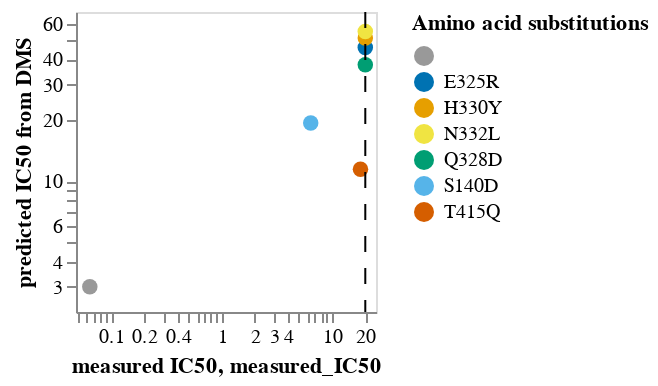
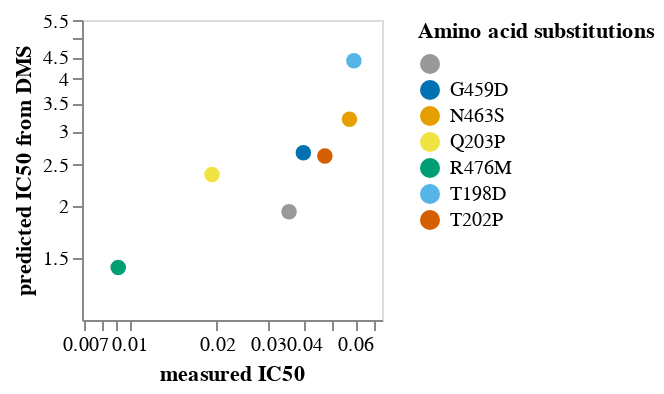
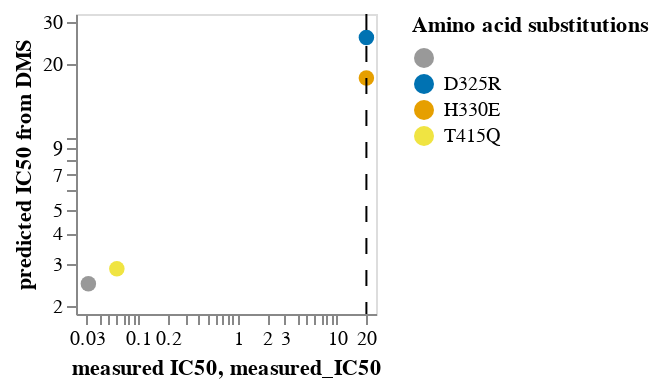
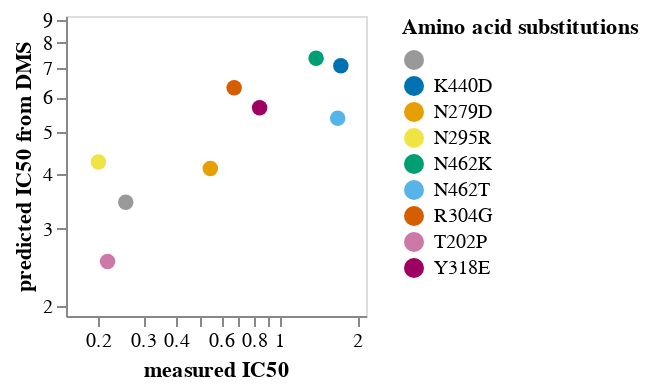

Notebook code cell kept with these figures, in order:
### Markdown cell above
Now, plot the results. We will plot the **median** across the replicate polyclonal fits to different deep mutational scanning replicates. This is an interactive plot that you can mouse over for details:

### Code cell
for virus in ["BF520", "TRO11"]:
    for antibody in ['10-1074', '3BNC117']:
        plot_data = validation_vs_prediction.query('virus==@virus').query('antibody==@antibody')
        plot_data = plot_data[~plot_data['aa_substitutions'].str.contains(" ")]
        plot_data['measured IC50'] = plot_data['measured IC50'].astype(float)
        #plot_data['measured IC80'] = plot_data['measured IC80'].astype(float)
        corr_chart = (
            alt.Chart(plot_data)
            .encode(
                x=alt.X("measured IC50", 
                        scale=alt.Scale(type="log", 
                                        nice=False,
                                       domain=(plot_data["measured IC50"].min()*.75, 
                                           plot_data["measured IC50"].max()*1.25)),
                       ),
                y=alt.Y(
                    "median_IC50",
                    title="predicted IC50 from DMS",
                    scale=alt.Scale(type="log", 
                                    nice=False,
                                   domain=(plot_data["median_IC50"].min()*.75, 
                                           plot_data["median_IC50"].max()*1.25)),
                ),
                #facet=alt.Facet("antibody", columns=4, title=None),
                color=alt.Color("aa_substitutions", 
                                title="Amino acid substitutions", 
                                scale=alt.Scale(range=figure_palette)),
                tooltip=[
                    alt.Tooltip(c, format=".3g") if validation_vs_prediction[c].dtype == float
                    else c
                    for c in validation_vs_prediction.columns.tolist()
                ],
            )
            .mark_circle(filled=True, size=60, opacity=1)
            #.configure_axis(grid=False)
            #.resolve_scale(y="independent", x="independent")
            .properties(width=150, height=150)
        )
        if antibody == "10-1074":
            line = alt.Chart(pd.DataFrame({'measured_IC50': [40]})).mark_rule(strokeDash=[8,8]).encode(x='measured_IC50')
        #elif antibody =="3BNC117":
        #    line = alt.Chart(pd.DataFrame({'measured_IC50': [4]})).mark_rule(strokeDash=[8,8]).encode(x='measured_IC50')
            (corr_chart + line).configure_axis(grid=False).display()
        else: 
            corr_chart.configure_axis(grid=False).display()

### Figure 1 — Vega-Lite specification as saved in the notebook (floating-point values rounded to 4 significant figures)
{"config": {"view": {"continuousWidth": 300, "continuousHeight": 300}, "axis": {"grid": false}}, "layer": [{"data": {"name": "data-52f2f2bf96b1960711eea6e704b72e93"}, "mark": {"type": "circle", "filled": true, "opacity": 1, "size": 60}, "encoding": {"color": {"field": "aa_substitutions", "scale": {"range": ["#999999", "#0072B2", "#E69F00", "#F0E442", "#009E73", "#56B4E9", "#D55E00", "#CC79A7", "#9F0162", "#8400CD"]}, "title": "Amino acid substitutions", "type": "nominal"}, "tooltip": [{"field": "antibody", "type": "nominal"}, {"field": "virus", "type": "nominal"}, {"field": "aa_substitutions", "type": "nominal"}, {"field": "measured IC50", "format": ".3g", "type": "quantitative"}, {"field": "measured IC80", "format": ".3g", "type": "quantitative"}, {"field": "date", "type": "nominal"}, {"field": "mean_IC50", "format": ".3g", "type": "quantitative"}, {"field": "median_IC50", "format": ".3g", "type": "quantitative"}, {"field": "std_IC50", "format": ".3g", "type": "quantitative"}, {"field": "frac_models", "format": ".3g", "type": "quantitative"}, {"field": "mean_IC80", "format": ".3g", "type": "quantitative"}, {"field": "median_IC80", "format": ".3g", "type": "quantitative"}, {"field": "std_IC80", "format": ".3g", "type": "quantitative"}, {"field": "n_models", "type": "quantitative"}, {"field": "times_seen", "format": ".3g", "type": "quantitative"}, {"field": "standard_deviation", "format": ".3g", "type": "quantitative"}], "x": {"field": "measured IC50", "scale": {"domain": [0.04812, 25.0], "nice": false, "type": "log"}, "type": "quantitative"}, "y": {"field": "median_IC50", "scale": {"domain": [2.252, 68.61], "nice": false, "type": "log"}, "title": "predicted IC50 from DMS", "type": "quantitative"}}}, {"data": {"name": "data-e88df8810552b9b0ea71e3dcf4762bf9"}, "mark": {"type": "rule", "strokeDash": [8, 8]}, "encoding": {"x": {"field": "measured_IC50", "type": "quantitative"}}}], "height": 150, "width": 150, "$schema": "https://vega.github.io/schema/vega-lite/v5.15.1.json", "datasets": {"data-52f2f2bf96b1960711eea6e704b72e93": [{"antibody": "10-1074", "virus": "BF520", "aa_substitutions": "", "measured IC50": 0.06417, "measured IC80": 0.3558, "date": "6-24", "mean_IC50": 3.76, "median_IC50": 3.002, "std_IC50": 2.944, "frac_models": 1.0, "mean_IC80": 6.17, "median_IC80": 5.205, "std_IC80": 3.923, "n_models": 4, "times_seen": null, "standard_deviation": 0.7829}, {"antibody": "10-1074", "virus": "BF520", "aa_substitutions": "E325R", "measured IC50": 20.0, "measured IC80": 20.0, "date": "6-24", "mean_IC50": 81.67, "median_IC50": 45.78, "std_IC50": 85.59, "frac_models": 1.0, "mean_IC80": 174.5, "median_IC80": 81.05, "std_IC80": 216.9, "n_models": 4, "times_seen": 5.375, "standard_deviation": 1.048}, {"antibody": "10-1074", "virus": "BF520", "aa_substitutions": "H330Y", "measured IC50": 20.0, "measured IC80": 20.0, "date": "6-24", "mean_IC50": 64.86, "median_IC50": 51.08, "std_IC50": 46.96, "frac_models": 1.0, "mean_IC80": 116.6, "median_IC80": 91.25, "std_IC80": 86.53, "n_models": 4, "times_seen": 46.83, "standard_deviation": 0.7241}, {"antibody": "10-1074", "virus": "BF520", "aa_substitutions": "N332L", "measured IC50": 20.0, "measured IC80": 20.0, "date": "6-24", "mean_IC50": 141.4, "median_IC50": 54.89, "std_IC50": 186.3, "frac_models": 1.0, "mean_IC80": 310.3, "median_IC80": 93.33, "std_IC80": 461.7, "n_models": 4, "times_seen": 5.25, "standard_deviation": 1.317}, {"antibody": "10-1074", "virus": "BF520", "aa_substitutions": "Q328D", "measured IC50": 20.0, "measured IC80": 20.0, "date": "6-24", "mean_IC50": 30.35, "median_IC50": 37.67, "std_IC50": 20.45, "frac_models": 1.0, "mean_IC80": 50.6, "median_IC80": 58.87, "std_IC80": 35.33, "n_models": 4, "times_seen": 3.5, "standard_deviation": 0.674}, {"antibody": "10-1074", "virus": "BF520", "aa_substitutions": "S140D", "measured IC50": 6.413, "measured IC80": 20.0, "date": "6-24", "mean_IC50": 17.91, "median_IC50": 19.4, "std_IC50": 4.782, "frac_models": 1.0, "mean_IC80": 33.55, "median_IC80": 33.38, "std_IC80": 14.16, "n_models": 4, "times_seen": 6.25, "standard_deviation": 0.267}, {"antibody": "10-1074", "virus": "BF520", "aa_substitutions": "T415Q", "measured IC50": 18.09, "measured IC80": 20.0, "date": "6-24", "mean_IC50": 12.3, "median_IC50": 11.44, "std_IC50": 9.92, "frac_models": 1.0, "mean_IC80": 21.1, "median_IC80": 17.47, "std_IC80": 18.48, "n_models": 4, "times_seen": 10.5, "standard_deviation": 0.8066}], "data-e88df8810552b9b0ea71e3dcf4762bf9": [{"measured_IC50": 20}]}}

### Figure 2 — Vega-Lite specification as saved in the notebook (floating-point values rounded to 4 significant figures)
{"config": {"view": {"continuousWidth": 300, "continuousHeight": 300}, "axis": {"grid": false}}, "data": {"name": "data-18bad382f70821cc61b6d94adfc69d4c"}, "mark": {"type": "circle", "filled": true, "opacity": 1, "size": 60}, "encoding": {"color": {"field": "aa_substitutions", "scale": {"range": ["#999999", "#0072B2", "#E69F00", "#F0E442", "#009E73", "#56B4E9", "#D55E00", "#CC79A7", "#9F0162", "#8400CD"]}, "title": "Amino acid substitutions", "type": "nominal"}, "tooltip": [{"field": "antibody", "type": "nominal"}, {"field": "virus", "type": "nominal"}, {"field": "aa_substitutions", "type": "nominal"}, {"field": "measured IC50", "format": ".3g", "type": "quantitative"}, {"field": "measured IC80", "format": ".3g", "type": "quantitative"}, {"field": "date", "type": "nominal"}, {"field": "mean_IC50", "format": ".3g", "type": "quantitative"}, {"field": "median_IC50", "format": ".3g", "type": "quantitative"}, {"field": "std_IC50", "format": ".3g", "type": "quantitative"}, {"field": "frac_models", "format": ".3g", "type": "quantitative"}, {"field": "mean_IC80", "format": ".3g", "type": "quantitative"}, {"field": "median_IC80", "format": ".3g", "type": "quantitative"}, {"field": "std_IC80", "format": ".3g", "type": "quantitative"}, {"field": "n_models", "type": "quantitative"}, {"field": "times_seen", "format": ".3g", "type": "quantitative"}, {"field": "standard_deviation", "format": ".3g", "type": "quantitative"}], "x": {"field": "measured IC50", "scale": {"domain": [0.006859, 0.07429], "nice": false, "type": "log"}, "type": "quantitative"}, "y": {"field": "median_IC50", "scale": {"domain": [1.069, 5.518], "nice": false, "type": "log"}, "title": "predicted IC50 from DMS", "type": "quantitative"}}, "height": 150, "width": 150, "$schema": "https://vega.github.io/schema/vega-lite/v5.15.1.json", "datasets": {"data-18bad382f70821cc61b6d94adfc69d4c": [{"antibody": "3BNC117", "virus": "BF520", "aa_substitutions": "", "measured IC50": 0.03551, "measured IC80": 0.0752, "date": "12-23", "mean_IC50": 2.183, "median_IC50": 1.933, "std_IC50": 0.6178, "frac_models": 1.0, "mean_IC80": 4.535, "median_IC80": 3.329, "std_IC80": 2.139, "n_models": 3, "times_seen": null, "standard_deviation": 0.283}, {"antibody": "3BNC117", "virus": "BF520", "aa_substitutions": "G459D", "measured IC50": 0.03978, "measured IC80": 0.1008, "date": "12-23", "mean_IC50": 3.263, "median_IC50": 2.669, "std_IC50": 1.675, "frac_models": 1.0, "mean_IC80": 6.939, "median_IC80": 4.597, "std_IC80": 4.84, "n_models": 3, "times_seen": 22.67, "standard_deviation": 0.5135}, {"antibody": "3BNC117", "virus": "BF520", "aa_substitutions": "N463S", "measured IC50": 0.05737, "measured IC80": 0.1444, "date": "12-23", "mean_IC50": 3.351, "median_IC50": 3.205, "std_IC50": 0.6615, "frac_models": 1.0, "mean_IC80": 6.882, "median_IC80": 5.521, "std_IC80": 2.601, "n_models": 3, "times_seen": 6.0, "standard_deviation": 0.1974}, {"antibody": "3BNC117", "virus": "BF520", "aa_substitutions": "Q203P", "measured IC50": 0.01926, "measured IC80": 0.06883, "date": "12-23", "mean_IC50": 2.52, "median_IC50": 2.37, "std_IC50": 0.7575, "frac_models": 1.0, "mean_IC80": 5.228, "median_IC80": 4.083, "std_IC80": 2.509, "n_models": 3, "times_seen": 8.111, "standard_deviation": 0.3006}, {"antibody": "3BNC117", "virus": "BF520", "aa_substitutions": "R476M", "measured IC50": 0.009145, "measured IC80": 0.02311, "date": "12-23", "mean_IC50": 1.704, "median_IC50": 1.425, "std_IC50": 0.582, "frac_models": 1.0, "mean_IC80": 3.572, "median_IC80": 2.695, "std_IC80": 1.905, "n_models": 3, "times_seen": 16.33, "standard_deviation": 0.3415}, {"antibody": "3BNC117", "virus": "BF520", "aa_substitutions": "T198D", "measured IC50": 0.05943, "measured IC80": 0.1679, "date": "12-23", "mean_IC50": 4.658, "median_IC50": 4.415, "std_IC50": 1.975, "frac_models": 1.0, "mean_IC80": 9.764, "median_IC80": 7.605, "std_IC80": 5.826, "n_models": 3, "times_seen": 13.33, "standard_deviation": 0.4239}, {"antibody": "3BNC117", "virus": "BF520", "aa_substitutions": "T202P", "measured IC50": 0.0472, "measured IC80": 0.1658, "date": "12-23", "mean_IC50": 3.26, "median_IC50": 2.623, "std_IC50": 1.361, "frac_models": 1.0, "mean_IC80": 6.877, "median_IC80": 4.519, "std_IC80": 4.178, "n_models": 3, "times_seen": 23.11, "standard_deviation": 0.4176}]}}

### Figure 3 — Vega-Lite specification as saved in the notebook (floating-point values rounded to 4 significant figures)
{"config": {"view": {"continuousWidth": 300, "continuousHeight": 300}, "axis": {"grid": false}}, "layer": [{"data": {"name": "data-2d900ee99c80b07673e38a3a844ec294"}, "mark": {"type": "circle", "filled": true, "opacity": 1, "size": 60}, "encoding": {"color": {"field": "aa_substitutions", "scale": {"range": ["#999999", "#0072B2", "#E69F00", "#F0E442", "#009E73", "#56B4E9", "#D55E00", "#CC79A7", "#9F0162", "#8400CD"]}, "title": "Amino acid substitutions", "type": "nominal"}, "tooltip": [{"field": "antibody", "type": "nominal"}, {"field": "virus", "type": "nominal"}, {"field": "aa_substitutions", "type": "nominal"}, {"field": "measured IC50", "format": ".3g", "type": "quantitative"}, {"field": "measured IC80", "format": ".3g", "type": "quantitative"}, {"field": "date", "type": "nominal"}, {"field": "mean_IC50", "format": ".3g", "type": "quantitative"}, {"field": "median_IC50", "format": ".3g", "type": "quantitative"}, {"field": "std_IC50", "format": ".3g", "type": "quantitative"}, {"field": "frac_models", "format": ".3g", "type": "quantitative"}, {"field": "mean_IC80", "format": ".3g", "type": "quantitative"}, {"field": "median_IC80", "format": ".3g", "type": "quantitative"}, {"field": "std_IC80", "format": ".3g", "type": "quantitative"}, {"field": "n_models", "type": "quantitative"}, {"field": "times_seen", "format": ".3g", "type": "quantitative"}, {"field": "standard_deviation", "format": ".3g", "type": "quantitative"}], "x": {"field": "measured IC50", "scale": {"domain": [0.02341, 25.0], "nice": false, "type": "log"}, "type": "quantitative"}, "y": {"field": "median_IC50", "scale": {"domain": [1.858, 32.32], "nice": false, "type": "log"}, "title": "predicted IC50 from DMS", "type": "quantitative"}}}, {"data": {"name": "data-e88df8810552b9b0ea71e3dcf4762bf9"}, "mark": {"type": "rule", "strokeDash": [8, 8]}, "encoding": {"x": {"field": "measured_IC50", "type": "quantitative"}}}], "height": 150, "width": 150, "$schema": "https://vega.github.io/schema/vega-lite/v5.15.1.json", "datasets": {"data-2d900ee99c80b07673e38a3a844ec294": [{"antibody": "10-1074", "virus": "TRO11", "aa_substitutions": "", "measured IC50": 0.03121, "measured IC80": 0.1296, "date": "6-24", "mean_IC50": 2.307, "median_IC50": 2.478, "std_IC50": 1.236, "frac_models": 1.0, "mean_IC80": 3.368, "median_IC80": 4.054, "std_IC80": 1.457, "n_models": 3, "times_seen": null, "standard_deviation": 0.536}, {"antibody": "10-1074", "virus": "TRO11", "aa_substitutions": "D325R", "measured IC50": 20.0, "measured IC80": 20.0, "date": "6-24", "mean_IC50": 25.85, "median_IC50": 25.85, "std_IC50": 10.51, "frac_models": 0.6667, "mean_IC80": 43.46, "median_IC80": 43.46, "std_IC80": 18.84, "n_models": 2, "times_seen": 5.0, "standard_deviation": 0.4067}, {"antibody": "10-1074", "virus": "TRO11", "aa_substitutions": "H330E", "measured IC50": 20.0, "measured IC80": 20.0, "date": "6-24", "mean_IC50": 17.53, "median_IC50": 17.56, "std_IC50": 3.364, "frac_models": 1.0, "mean_IC80": 26.83, "median_IC80": 24.16, "std_IC80": 6.436, "n_models": 3, "times_seen": 7.111, "standard_deviation": 0.1918}, {"antibody": "10-1074", "virus": "TRO11", "aa_substitutions": "T415Q", "measured IC50": 0.0605, "measured IC80": 0.2513, "date": "6-24", "mean_IC50": 2.97, "median_IC50": 2.861, "std_IC50": 1.747, "frac_models": 1.0, "mean_IC80": 4.295, "median_IC80": 4.682, "std_IC80": 1.948, "n_models": 3, "times_seen": 5.972, "standard_deviation": 0.5882}], "data-e88df8810552b9b0ea71e3dcf4762bf9": [{"measured_IC50": 20}]}}

### Figure 4 — Vega-Lite specification as saved in the notebook (floating-point values rounded to 4 significant figures)
{"config": {"view": {"continuousWidth": 300, "continuousHeight": 300}, "axis": {"grid": false}}, "data": {"name": "data-26c7744a0590d0a73432aa6bb2e9ae13"}, "mark": {"type": "circle", "filled": true, "opacity": 1, "size": 60}, "encoding": {"color": {"field": "aa_substitutions", "scale": {"range": ["#999999", "#0072B2", "#E69F00", "#F0E442", "#009E73", "#56B4E9", "#D55E00", "#CC79A7", "#9F0162", "#8400CD"]}, "title": "Amino acid substitutions", "type": "nominal"}, "tooltip": [{"field": "antibody", "type": "nominal"}, {"field": "virus", "type": "nominal"}, {"field": "aa_substitutions", "type": "nominal"}, {"field": "measured IC50", "format": ".3g", "type": "quantitative"}, {"field": "measured IC80", "format": ".3g", "type": "quantitative"}, {"field": "date", "type": "nominal"}, {"field": "mean_IC50", "format": ".3g", "type": "quantitative"}, {"field": "median_IC50", "format": ".3g", "type": "quantitative"}, {"field": "std_IC50", "format": ".3g", "type": "quantitative"}, {"field": "frac_models", "format": ".3g", "type": "quantitative"}, {"field": "mean_IC80", "format": ".3g", "type": "quantitative"}, {"field": "median_IC80", "format": ".3g", "type": "quantitative"}, {"field": "std_IC80", "format": ".3g", "type": "quantitative"}, {"field": "n_models", "type": "quantitative"}, {"field": "times_seen", "format": ".3g", "type": "quantitative"}, {"field": "standard_deviation", "format": ".3g", "type": "quantitative"}], "x": {"field": "measured IC50", "scale": {"domain": [0.1511, 2.163], "nice": false, "type": "log"}, "type": "quantitative"}, "y": {"field": "median_IC50", "scale": {"domain": [1.895, 9.211], "nice": false, "type": "log"}, "title": "predicted IC50 from DMS", "type": "quantitative"}}, "height": 150, "width": 150, "$schema": "https://vega.github.io/schema/vega-lite/v5.15.1.json", "datasets": {"data-26c7744a0590d0a73432aa6bb2e9ae13": [{"antibody": "3BNC117", "virus": "TRO11", "aa_substitutions": "", "measured IC50": 0.2567, "measured IC80": 1.031, "date": "6-24", "mean_IC50": 3.31, "median_IC50": 3.452, "std_IC50": 0.7271, "frac_models": 1.0, "mean_IC80": 4.805, "median_IC80": 4.873, "std_IC80": 1.103, "n_models": 3, "times_seen": null, "standard_deviation": 0.2197}, {"antibody": "3BNC117", "virus": "TRO11", "aa_substitutions": "K440D", "measured IC50": 1.73, "measured IC80": 4.0, "date": "6-24", "mean_IC50": 6.633, "median_IC50": 7.087, "std_IC50": 2.53, "frac_models": 1.0, "mean_IC80": 9.591, "median_IC80": 10.52, "std_IC80": 3.536, "n_models": 3, "times_seen": 3.167, "standard_deviation": 0.3814}, {"antibody": "3BNC117", "virus": "TRO11", "aa_substitutions": "N279D", "measured IC50": 0.5437, "measured IC80": 1.335, "date": "07-24", "mean_IC50": 4.515, "median_IC50": 4.124, "std_IC50": 1.113, "frac_models": 1.0, "mean_IC80": 6.566, "median_IC80": 5.821, "std_IC80": 1.752, "n_models": 3, "times_seen": 3.0, "standard_deviation": 0.2464}, {"antibody": "3BNC117", "virus": "TRO11", "aa_substitutions": "N295R", "measured IC50": 0.2015, "measured IC80": 0.996, "date": "07-24", "mean_IC50": 4.65, "median_IC50": 4.265, "std_IC50": 2.242, "frac_models": 1.0, "mean_IC80": 6.705, "median_IC80": 6.333, "std_IC80": 3.089, "n_models": 3, "times_seen": 3.333, "standard_deviation": 0.4822}, {"antibody": "3BNC117", "virus": "TRO11", "aa_substitutions": "N462K", "measured IC50": 1.39, "measured IC80": 3.764, "date": "6-24", "mean_IC50": 5.918, "median_IC50": 7.369, "std_IC50": 2.874, "frac_models": 1.0, "mean_IC80": 8.571, "median_IC80": 10.94, "std_IC80": 4.137, "n_models": 3, "times_seen": 7.944, "standard_deviation": 0.4856}, {"antibody": "3BNC117", "virus": "TRO11", "aa_substitutions": "N462T", "measured IC50": 1.682, "measured IC80": 4.0, "date": "6-24", "mean_IC50": 6.091, "median_IC50": 5.373, "std_IC50": 1.756, "frac_models": 1.0, "mean_IC80": 8.873, "median_IC80": 7.815, "std_IC80": 2.77, "n_models": 3, "times_seen": 2.5, "standard_deviation": 0.2882}, {"antibody": "3BNC117", "virus": "TRO11", "aa_substitutions": "R304G", "measured IC50": 0.6716, "measured IC80": 2.193, "date": "6-24", "mean_IC50": 6.013, "median_IC50": 6.313, "std_IC50": 1.256, "frac_models": 1.0, "mean_IC80": 8.727, "median_IC80": 8.91, "std_IC80": 1.901, "n_models": 3, "times_seen": 2.833, "standard_deviation": 0.2089}, {"antibody": "3BNC117", "virus": "TRO11", "aa_substitutions": "T202P", "measured IC50": 0.2185, "measured IC80": 1.878, "date": "07-24", "mean_IC50": 3.001, "median_IC50": 2.526, "std_IC50": 1.184, "frac_models": 1.0, "mean_IC80": 4.373, "median_IC80": 3.565, "std_IC80": 1.82, "n_models": 3, "times_seen": 3.556, "standard_deviation": 0.3943}, {"antibody": "3BNC117", "virus": "TRO11", "aa_substitutions": "Y318E", "measured IC50": 0.8418, "measured IC80": 2.647, "date": "6-24", "mean_IC50": 6.161, "median_IC50": 5.68, "std_IC50": 1.869, "frac_models": 1.0, "mean_IC80": 8.9, "median_IC80": 8.433, "std_IC80": 2.506, "n_models": 3, "times_seen": 5.167, "standard_deviation": 0.3034}]}}
